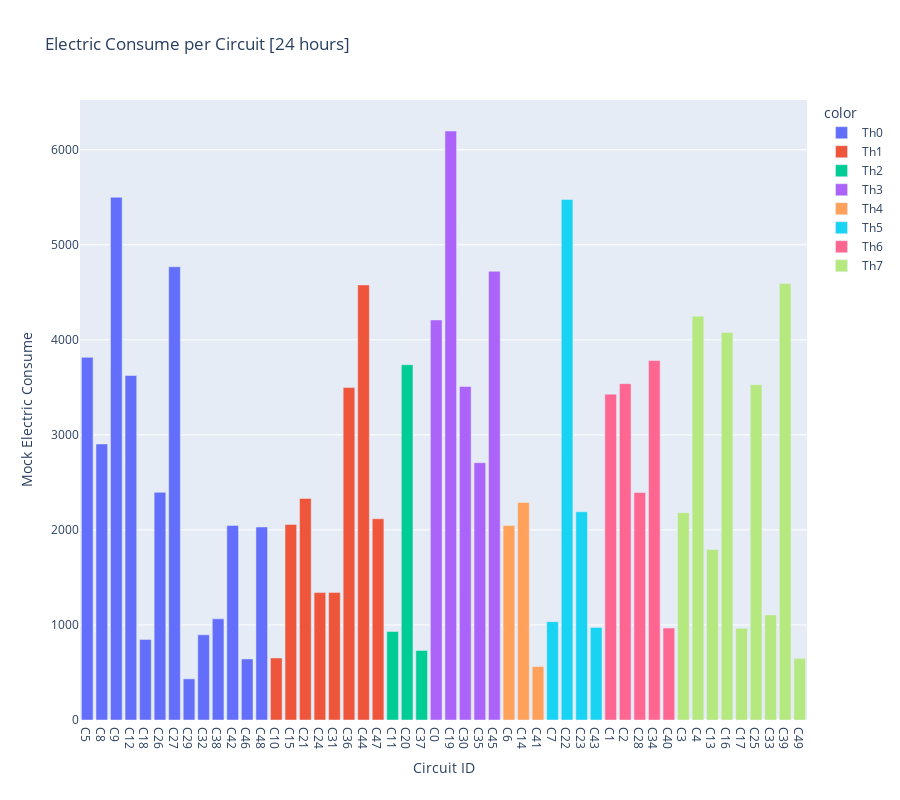

The notebook cell this image was saved under:
### Code cell
mock_electric_consume_data = {
    "Circuit ID": [c.id for c in sorted_electric_system_circuit_list],
    "Mock Electric Consume": [c.mock_electric_consume for c in sorted_electric_system_circuit_list],
}

mock_electric_consume_df = pd.DataFrame(mock_electric_consume_data)

fig = px.bar(
    mock_electric_consume_df,
    x="Circuit ID",
    y="Mock Electric Consume",
    title="Electric Consume per Circuit [24 hours]",
    height=800,
    color=colors
)
fig.show()

### Figure 1 — Plotly figure (JSON) as saved in the notebook; plotly's stock layout.template omitted (floating-point values rounded to 4 significant figures)
{"data": [{"alignmentgroup": "True", "hovertemplate": "color=Th0<br>Circuit ID=%{x}<br>Mock Electric Consume=%{y}<extra></extra>", "legendgroup": "Th0", "marker": {"color": "#636efa", "pattern": {"shape": ""}}, "name": "Th0", "offsetgroup": "Th0", "orientation": "v", "showlegend": true, "textposition": "auto", "type": "bar", "x": ["C5", "C8", "C9", "C12", "C18", "C26", "C27", "C29", "C32", "C38", "C42", "C46", "C48"], "xaxis": "x", "y": [3816.0, 2905.0, 5501.0, 3625.0, 848.2, 2395.0, 4769.0, 433.2, 896.4, 1064.0, 2048.0, 642.5, 2031.0], "yaxis": "y"}, {"alignmentgroup": "True", "hovertemplate": "color=Th1<br>Circuit ID=%{x}<br>Mock Electric Consume=%{y}<extra></extra>", "legendgroup": "Th1", "marker": {"color": "#EF553B", "pattern": {"shape": ""}}, "name": "Th1", "offsetgroup": "Th1", "orientation": "v", "showlegend": true, "textposition": "auto", "type": "bar", "x": ["C10", "C15", "C21", "C24", "C31", "C36", "C44", "C47"], "xaxis": "x", "y": [653.0, 2058.0, 2332.0, 1341.0, 1343.0, 3498.0, 4578.0, 2118.0], "yaxis": "y"}, {"alignmentgroup": "True", "hovertemplate": "color=Th2<br>Circuit ID=%{x}<br>Mock Electric Consume=%{y}<extra></extra>", "legendgroup": "Th2", "marker": {"color": "#00cc96", "pattern": {"shape": ""}}, "name": "Th2", "offsetgroup": "Th2", "orientation": "v", "showlegend": true, "textposition": "auto", "type": "bar", "x": ["C11", "C20", "C37"], "xaxis": "x", "y": [931.2, 3738.0, 731.7], "yaxis": "y"}, {"alignmentgroup": "True", "hovertemplate": "color=Th3<br>Circuit ID=%{x}<br>Mock Electric Consume=%{y}<extra></extra>", "legendgroup": "Th3", "marker": {"color": "#ab63fa", "pattern": {"shape": ""}}, "name": "Th3", "offsetgroup": "Th3", "orientation": "v", "showlegend": true, "textposition": "auto", "type": "bar", "x": ["C0", "C19", "C30", "C35", "C45"], "xaxis": "x", "y": [4209.0, 6198.0, 3509.0, 2707.0, 4721.0], "yaxis": "y"}, {"alignmentgroup": "True", "hovertemplate": "color=Th4<br>Circuit ID=%{x}<br>Mock Electric Consume=%{y}<extra></extra>", "legendgroup": "Th4", "marker": {"color": "#FFA15A", "pattern": {"shape": ""}}, "name": "Th4", "offsetgroup": "Th4", "orientation": "v", "showlegend": true, "textposition": "auto", "type": "bar", "x": ["C6", "C14", "C41"], "xaxis": "x", "y": [2046.0, 2290.0, 562.7], "yaxis": "y"}, {"alignmentgroup": "True", "hovertemplate": "color=Th5<br>Circuit ID=%{x}<br>Mock Electric Consume=%{y}<extra></extra>", "legendgroup": "Th5", "marker": {"color": "#19d3f3", "pattern": {"shape": ""}}, "name": "Th5", "offsetgroup": "Th5", "orientation": "v", "showlegend": true, "textposition": "auto", "type": "bar", "x": ["C7", "C22", "C23", "C43"], "xaxis": "x", "y": [1035.0, 5477.0, 2191.0, 973.5], "yaxis": "y"}, {"alignmentgroup": "True", "hovertemplate": "color=Th6<br>Circuit ID=%{x}<br>Mock Electric Consume=%{y}<extra></extra>", "legendgroup": "Th6", "marker": {"color": "#FF6692", "pattern": {"shape": ""}}, "name": "Th6", "offsetgroup": "Th6", "orientation": "v", "showlegend": true, "textposition": "auto", "type": "bar", "x": ["C1", "C2", "C28", "C34", "C40"], "xaxis": "x", "y": [3429.0, 3539.0, 2393.0, 3782.0, 968.0], "yaxis": "y"}, {"alignmentgroup": "True", "hovertemplate": "color=Th7<br>Circuit ID=%{x}<br>Mock Electric Consume=%{y}<extra></extra>", "legendgroup": "Th7", "marker": {"color": "#B6E880", "pattern": {"shape": ""}}, "name": "Th7", "offsetgroup": "Th7", "orientation": "v", "showlegend": true, "textposition": "auto", "type": "bar", "x": ["C3", "C4", "C13", "C16", "C17", "C25", "C33", "C39", "C49"], "xaxis": "x", "y": [2182.0, 4250.0, 1793.0, 4077.0, 964.9, 3528.0, 1105.0, 4593.0, 648.2], "yaxis": "y"}], "layout": {"barmode": "relative", "height": 800, "legend": {"title": {"text": "color"}, "tracegroupgap": 0}, "title": {"text": "Electric Consume per Circuit [24 hours]"}, "xaxis": {"anchor": "y", "domain": [0, 1], "title": {"text": "Circuit ID"}}, "yaxis": {"anchor": "x", "domain": [0, 1], "title": {"text": "Mock Electric Consume"}}}}
